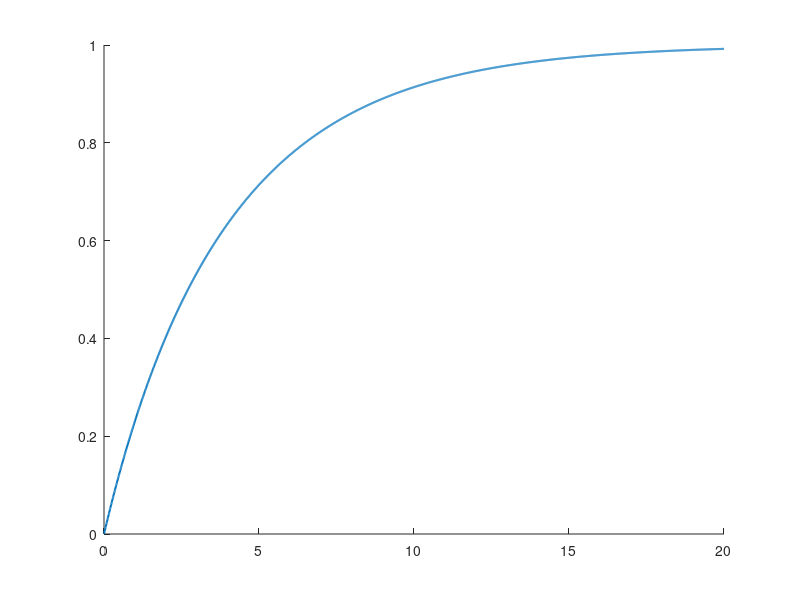

Source code (MATLAB): (Note: this script raises an error after producing the figure.)
% 2022E048 
% EC 5030 – CONTROL SYSTEMS 
%% PART 5: Heuristic PD tuning
clc; clear; close all;
a = 8.9824; b = 0.7210;
G = tf(a, [1, b, 0]);
Kp = 0.02; Kd = 0.03;
t = 0:0.01:20;
figure; hold on;
for iter = 1:4
    C = tf([Kd Kp], [1]);
    T = feedback(series(C, G), 1);
    y = step(T, t);
    plot(t, y, 'LineWidth', 1.5, 'DisplayName', sprintf('Kp=%.2f, Kd=%.2f', Kp, Kd));
    S = stepinfo(y, t);
    fprintf('Iter %d: Kp=%.2f, Kd=%.2f, Rise=%.2f, OS=%.2f%%, Settle=%.2f\n', ...
        iter, Kp, Kd, S.RiseTime, S.Overshoot, S.SettlingTime);
    % Heuristic tuning: alternate Kp/Kd
    if iter == 1
        Kp = Kp * 2;
    elseif iter == 2
        Kd = Kd * 2;
    elseif iter == 3
        Kp = 0.05; Kd = 0.08; % Final tuned
    end
end
title('PD Tuning Iterations'); xlabel('Time (s)'); ylabel('Amplitude');
legend show; grid on;
